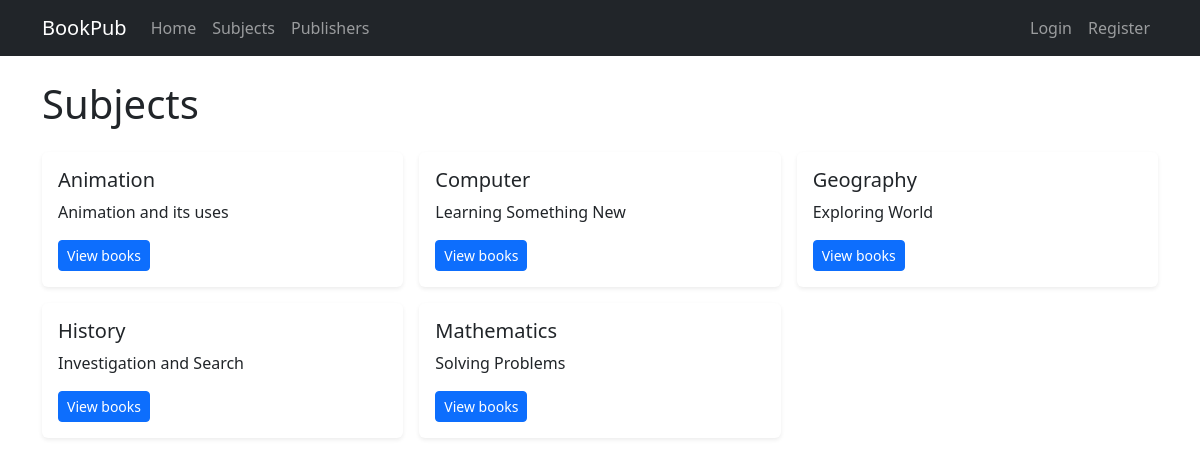
/book_publication/subjects.php, run on the app's committed database.
### tables this page shows
CREATE TABLE `subjects` (
  `id` int(11) NOT NULL,
  `name` varchar(100) NOT NULL,
  `description` text DEFAULT NULL,
  `created_at` timestamp NOT NULL DEFAULT current_timestamp()
);

### book_publication/subjects.php (the view, shortened to what this page needs)
<?php
require __DIR__ . '/config/db.php';
require __DIR__ . '/includes/header.php';
$subjects = mysqli_query($conn, "SELECT id, name, description FROM subjects ORDER BY name ASC");
?>
<h1 class="mb-4">Subjects</h1>
<div class="row g-3">
<?php while ($s = mysqli_fetch_assoc($subjects)): ?>
    <div class="col-md-4">
        <div class="card h-100 shadow-sm border-0">
            <div class="card-body">
                <h5 class="card-title"><?php echo htmlspecialchars($s['name']); ?></h5>
                <p class="card-text">
                    <?php echo nl2br(htmlspecialchars($s['description'])); ?>
                </p>
                <a href="subject_books.php?id=<?php echo $s['id']; ?>" class="btn btn-sm btn-primary">
                    View books
                </a>
            </div>
        </div>
    </div>
<?php endwhile; ?>
</div>
<?php require __DIR__ . '/includes/footer.php'; ?>

### data on the page
subjects: name "Animation", description "Animation and its uses"
subjects: name "Computer", description "Learning Something New"
subjects: name "Geography", description "Exploring World"
subjects: name "History", description "Investigation and Search"
subjects: name "Mathematics", description "Solving Problems"
